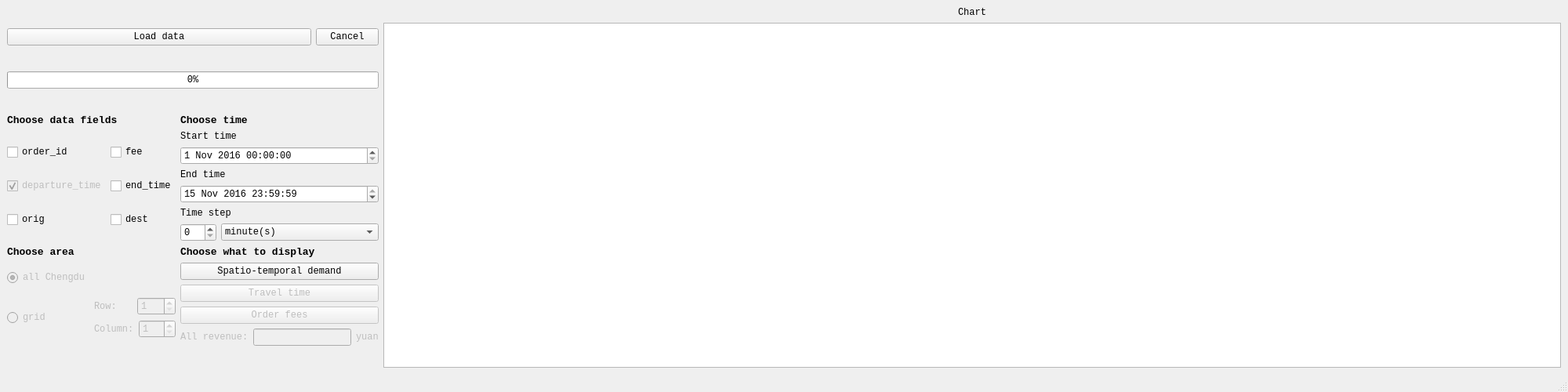
<?xml version="1.0" encoding="UTF-8"?>
<ui version="4.0">
 <class>MainWindow</class>
 <widget class="QMainWindow" name="MainWindow">
  <property name="geometry">
   <rect>
    <x>0</x>
    <y>0</y>
    <width>2000</width>
    <height>500</height>
   </rect>
  </property>
  <property name="sizePolicy">
   <sizepolicy hsizetype="Preferred" vsizetype="Preferred">
    <horstretch>0</horstretch>
    <verstretch>0</verstretch>
   </sizepolicy>
  </property>
  <property name="font">
   <font>
    <family>Consolas</family>
   </font>
  </property>
  <property name="windowTitle">
   <string>MainWindow</string>
  </property>
  <widget class="QWidget" name="centralwidget">
   <layout class="QGridLayout" name="gridLayout_3">
    <item row="0" column="0">
     <layout class="QVBoxLayout" name="verticalLayout">
      <item>
       <layout class="QHBoxLayout" name="horizontalLayout_6">
        <property name="sizeConstraint">
         <enum>QLayout::SetDefaultConstraint</enum>
        </property>
        <item>
         <widget class="QPushButton" name="loadDataButton">
          <property name="sizePolicy">
           <sizepolicy hsizetype="Minimum" vsizetype="Fixed">
            <horstretch>0</horstretch>
            <verstretch>0</verstretch>
           </sizepolicy>
          </property>
          <property name="text">
           <string>Load data</string>
          </property>
         </widget>
        </item>
        <item>
         <widget class="QPushButton" name="cancelButton">
          <property name="sizePolicy">
           <sizepolicy hsizetype="Fixed" vsizetype="Fixed">
            <horstretch>0</horstretch>
            <verstretch>0</verstretch>
           </sizepolicy>
          </property>
          <property name="text">
           <string>Cancel</string>
          </property>
         </widget>
        </item>
       </layout>
      </item>
      <item>
       <widget class="QProgressBar" name="UIprogressBar">
        <property name="sizePolicy">
         <sizepolicy hsizetype="Minimum" vsizetype="Fixed">
          <horstretch>0</horstretch>
          <verstretch>0</verstretch>
         </sizepolicy>
        </property>
        <property name="value">
         <number>0</number>
        </property>
       </widget>
      </item>
      <item>
       <layout class="QGridLayout" name="gridLayout">
        <item row="1" column="0">
         <layout class="QGridLayout" name="gridLayout_2">
          <item row="0" column="0">
           <widget class="QCheckBox" name="orderIDBox">
            <property name="text">
             <string>order_id</string>
            </property>
            <attribute name="buttonGroup">
             <string notr="true">buttonGroup_2</string>
            </attribute>
           </widget>
          </item>
          <item row="0" column="1">
           <widget class="QCheckBox" name="feeBox">
            <property name="text">
             <string>fee</string>
            </property>
            <attribute name="buttonGroup">
             <string notr="true">buttonGroup_2</string>
            </attribute>
           </widget>
          </item>
          <item row="1" column="0">
           <widget class="QCheckBox" name="depTimeBox">
            <property name="enabled">
             <bool>false</bool>
            </property>
            <property name="text">
             <string>departure_time</string>
            </property>
            <property name="checkable">
             <bool>true</bool>
            </property>
            <property name="checked">
             <bool>true</bool>
            </property>
            <attribute name="buttonGroup">
             <string notr="true">buttonGroup_2</string>
            </attribute>
           </widget>
          </item>
          <item row="1" column="1">
           <widget class="QCheckBox" name="endTimeBox">
            <property name="text">
             <string>end_time</string>
            </property>
            <attribute name="buttonGroup">
             <string notr="true">buttonGroup_2</string>
            </attribute>
           </widget>
          </item>
          <item row="2" column="0">
           <widget class="QCheckBox" name="origBox">
            <property name="text">
             <string>orig</string>
            </property>
            <attribute name="buttonGroup">
             <string notr="true">buttonGroup_2</string>
            </attribute>
           </widget>
          </item>
          <item row="2" column="1">
           <widget class="QCheckBox" name="destBox">
            <property name="text">
             <string>dest</string>
            </property>
            <attribute name="buttonGroup">
             <string notr="true">buttonGroup_2</string>
            </attribute>
           </widget>
          </item>
         </layout>
        </item>
        <item row="2" column="1">
         <widget class="QLabel" name="label_3">
          <property name="sizePolicy">
           <sizepolicy hsizetype="Preferred" vsizetype="Maximum">
            <horstretch>0</horstretch>
            <verstretch>0</verstretch>
           </sizepolicy>
          </property>
          <property name="font">
           <font>
            <family>Consolas</family>
            <pointsize>10</pointsize>
            <weight>75</weight>
            <bold>true</bold>
           </font>
          </property>
          <property name="text">
           <string>Choose what to display</string>
          </property>
         </widget>
        </item>
        <item row="0" column="1">
         <widget class="QLabel" name="label_2">
          <property name="sizePolicy">
           <sizepolicy hsizetype="Preferred" vsizetype="Maximum">
            <horstretch>0</horstretch>
            <verstretch>0</verstretch>
           </sizepolicy>
          </property>
          <property name="font">
           <font>
            <family>Consolas</family>
            <pointsize>10</pointsize>
            <weight>75</weight>
            <bold>true</bold>
           </font>
          </property>
          <property name="text">
           <string>Choose time</string>
          </property>
         </widget>
        </item>
        <item row="1" column="1">
         <layout class="QVBoxLayout" name="verticalLayout_8">
          <item>
           <widget class="QLabel" name="label_4">
            <property name="sizePolicy">
             <sizepolicy hsizetype="Preferred" vsizetype="Fixed">
              <horstretch>0</horstretch>
              <verstretch>0</verstretch>
             </sizepolicy>
            </property>
            <property name="text">
             <string>Start time</string>
            </property>
           </widget>
          </item>
          <item>
           <widget class="QDateTimeEdit" name="startTimeEdit">
            <property name="date">
             <date>
              <year>2016</year>
              <month>11</month>
              <day>1</day>
             </date>
            </property>
            <property name="maximumDateTime">
             <datetime>
              <hour>23</hour>
              <minute>59</minute>
              <second>59</second>
              <year>2016</year>
              <month>11</month>
              <day>15</day>
             </datetime>
            </property>
            <property name="minimumDateTime">
             <datetime>
              <hour>0</hour>
              <minute>0</minute>
              <second>0</second>
              <year>2016</year>
              <month>11</month>
              <day>1</day>
             </datetime>
            </property>
           </widget>
          </item>
          <item>
           <widget class="QLabel" name="label_5">
            <property name="sizePolicy">
             <sizepolicy hsizetype="Preferred" vsizetype="Fixed">
              <horstretch>0</horstretch>
              <verstretch>0</verstretch>
             </sizepolicy>
            </property>
            <property name="text">
             <string>End time</string>
            </property>
           </widget>
          </item>
          <item>
           <widget class="QDateTimeEdit" name="endTimeEdit">
            <property name="dateTime">
             <datetime>
              <hour>23</hour>
              <minute>59</minute>
              <second>59</second>
              <year>2016</year>
              <month>11</month>
              <day>15</day>
             </datetime>
            </property>
            <property name="time">
             <time>
              <hour>23</hour>
              <minute>59</minute>
              <second>59</second>
             </time>
            </property>
            <property name="maximumDateTime">
             <datetime>
              <hour>23</hour>
              <minute>59</minute>
              <second>59</second>
              <year>2016</year>
              <month>11</month>
              <day>15</day>
             </datetime>
            </property>
            <property name="minimumDateTime">
             <datetime>
              <hour>0</hour>
              <minute>0</minute>
              <second>0</second>
              <year>2016</year>
              <month>11</month>
              <day>1</day>
             </datetime>
            </property>
           </widget>
          </item>
          <item>
           <widget class="QLabel" name="label_6">
            <property name="sizePolicy">
             <sizepolicy hsizetype="Preferred" vsizetype="Fixed">
              <horstretch>0</horstretch>
              <verstretch>0</verstretch>
             </sizepolicy>
            </property>
            <property name="text">
             <string>Time step</string>
            </property>
           </widget>
          </item>
          <item>
           <layout class="QHBoxLayout" name="horizontalLayout_2">
            <item>
             <widget class="QSpinBox" name="timeStepSpinBox">
              <property name="sizePolicy">
               <sizepolicy hsizetype="Fixed" vsizetype="Fixed">
                <horstretch>0</horstretch>
                <verstretch>0</verstretch>
               </sizepolicy>
              </property>
             </widget>
            </item>
            <item>
             <widget class="QComboBox" name="timeStepComboBox">
              <item>
               <property name="text">
                <string>minute(s)</string>
               </property>
              </item>
              <item>
               <property name="text">
                <string>hour(s)</string>
               </property>
              </item>
              <item>
               <property name="text">
                <string>day(s)</string>
               </property>
              </item>
             </widget>
            </item>
           </layout>
          </item>
         </layout>
        </item>
        <item row="0" column="0">
         <widget class="QLabel" name="label">
          <property name="sizePolicy">
           <sizepolicy hsizetype="Preferred" vsizetype="Fixed">
            <horstretch>0</horstretch>
            <verstretch>0</verstretch>
           </sizepolicy>
          </property>
          <property name="font">
           <font>
            <family>Consolas</family>
            <pointsize>10</pointsize>
            <weight>75</weight>
            <bold>true</bold>
           </font>
          </property>
          <property name="text">
           <string>Choose data fields</string>
          </property>
         </widget>
        </item>
        <item row="3" column="0">
         <layout class="QVBoxLayout" name="verticalLayout_11">
          <item>
           <widget class="QRadioButton" name="allGridRadioButton">
            <property name="enabled">
             <bool>false</bool>
            </property>
            <property name="sizePolicy">
             <sizepolicy hsizetype="Minimum" vsizetype="Fixed">
              <horstretch>0</horstretch>
              <verstretch>0</verstretch>
             </sizepolicy>
            </property>
            <property name="text">
             <string>all Chengdu</string>
            </property>
            <property name="checked">
             <bool>true</bool>
            </property>
            <attribute name="buttonGroup">
             <string notr="true">buttonGroup</string>
            </attribute>
           </widget>
          </item>
          <item>
           <layout class="QHBoxLayout" name="horizontalLayout">
            <item>
             <widget class="QRadioButton" name="oneGridRadioButton">
              <property name="enabled">
               <bool>false</bool>
              </property>
              <property name="sizePolicy">
               <sizepolicy hsizetype="Minimum" vsizetype="Fixed">
                <horstretch>0</horstretch>
                <verstretch>0</verstretch>
               </sizepolicy>
              </property>
              <property name="text">
               <string>grid</string>
              </property>
              <attribute name="buttonGroup">
               <string notr="true">buttonGroup</string>
              </attribute>
             </widget>
            </item>
            <item>
             <layout class="QVBoxLayout" name="verticalLayout_3">
              <item>
               <layout class="QHBoxLayout" name="horizontalLayout_3">
                <item>
                 <widget class="QLabel" name="label_8">
                  <property name="enabled">
                   <bool>false</bool>
                  </property>
                  <property name="text">
                   <string>Row:</string>
                  </property>
                 </widget>
                </item>
                <item>
                 <widget class="QSpinBox" name="rowSpinBox">
                  <property name="enabled">
                   <bool>false</bool>
                  </property>
                  <property name="minimum">
                   <number>1</number>
                  </property>
                  <property name="maximum">
                   <number>10</number>
                  </property>
                 </widget>
                </item>
               </layout>
              </item>
              <item>
               <layout class="QHBoxLayout" name="horizontalLayout_4">
                <item>
                 <widget class="QLabel" name="label_9">
                  <property name="enabled">
                   <bool>false</bool>
                  </property>
                  <property name="text">
                   <string>Column:</string>
                  </property>
                 </widget>
                </item>
                <item>
                 <widget class="QSpinBox" name="columnSpinBox">
                  <property name="enabled">
                   <bool>false</bool>
                  </property>
                  <property name="minimum">
                   <number>1</number>
                  </property>
                  <property name="maximum">
                   <number>10</number>
                  </property>
                 </widget>
                </item>
               </layout>
              </item>
             </layout>
            </item>
           </layout>
          </item>
         </layout>
        </item>
        <item row="2" column="0">
         <widget class="QLabel" name="label_7">
          <property name="sizePolicy">
           <sizepolicy hsizetype="Preferred" vsizetype="Fixed">
            <horstretch>0</horstretch>
            <verstretch>0</verstretch>
           </sizepolicy>
          </property>
          <property name="font">
           <font>
            <family>Consolas</family>
            <pointsize>10</pointsize>
            <weight>75</weight>
            <bold>true</bold>
           </font>
          </property>
          <property name="text">
           <string>Choose area</string>
          </property>
         </widget>
        </item>
        <item row="3" column="1">
         <layout class="QVBoxLayout" name="verticalLayout_2">
          <item>
           <widget class="QPushButton" name="STDemandButton">
            <property name="text">
             <string>Spatio-temporal demand</string>
            </property>
           </widget>
          </item>
          <item>
           <widget class="QPushButton" name="travelTimeButton">
            <property name="enabled">
             <bool>false</bool>
            </property>
            <property name="text">
             <string>Travel time</string>
            </property>
           </widget>
          </item>
          <item>
           <widget class="QPushButton" name="orderFeesButton">
            <property name="enabled">
             <bool>false</bool>
            </property>
            <property name="text">
             <string>Order fees</string>
            </property>
           </widget>
          </item>
          <item>
           <layout class="QHBoxLayout" name="horizontalLayout_5">
            <item>
             <widget class="QLabel" name="label_10">
              <property name="enabled">
               <bool>false</bool>
              </property>
              <property name="sizePolicy">
               <sizepolicy hsizetype="Preferred" vsizetype="Fixed">
                <horstretch>0</horstretch>
                <verstretch>0</verstretch>
               </sizepolicy>
              </property>
              <property name="text">
               <string>All revenue:</string>
              </property>
             </widget>
            </item>
            <item>
             <widget class="QLineEdit" name="lineEdit">
              <property name="enabled">
               <bool>false</bool>
              </property>
              <property name="sizePolicy">
               <sizepolicy hsizetype="Preferred" vsizetype="Fixed">
                <horstretch>0</horstretch>
                <verstretch>0</verstretch>
               </sizepolicy>
              </property>
              <property name="maximumSize">
               <size>
                <width>16777215</width>
                <height>16777215</height>
               </size>
              </property>
             </widget>
            </item>
            <item>
             <widget class="QLabel" name="label_11">
              <property name="enabled">
               <bool>false</bool>
              </property>
              <property name="sizePolicy">
               <sizepolicy hsizetype="Preferred" vsizetype="Fixed">
                <horstretch>0</horstretch>
                <verstretch>0</verstretch>
               </sizepolicy>
              </property>
              <property name="text">
               <string>yuan</string>
              </property>
             </widget>
            </item>
           </layout>
          </item>
         </layout>
        </item>
       </layout>
      </item>
     </layout>
    </item>
    <item row="0" column="1">
     <layout class="QVBoxLayout" name="verticalLayout_4">
      <item>
       <widget class="QLabel" name="label_12">
        <property name="text">
         <string>Chart</string>
        </property>
        <property name="alignment">
         <set>Qt::AlignCenter</set>
        </property>
       </widget>
      </item>
      <item>
       <widget class="QChartView" name="graphicsView"/>
      </item>
     </layout>
    </item>
   </layout>
  </widget>
  <widget class="QMenuBar" name="menubar">
   <property name="geometry">
    <rect>
     <x>0</x>
     <y>0</y>
     <width>2000</width>
     <height>20</height>
    </rect>
   </property>
  </widget>
  <widget class="QStatusBar" name="statusbar"/>
 </widget>
 <customwidgets>
  <customwidget>
   <class>QChartView</class>
   <extends>QGraphicsView</extends>
   <header location="global">QtCharts</header>
  </customwidget>
 </customwidgets>
 <resources/>
 <connections/>
 <buttongroups>
  <buttongroup name="buttonGroup"/>
  <buttongroup name="buttonGroup_2">
   <property name="exclusive">
    <bool>false</bool>
   </property>
  </buttongroup>
 </buttongroups>
</ui>
